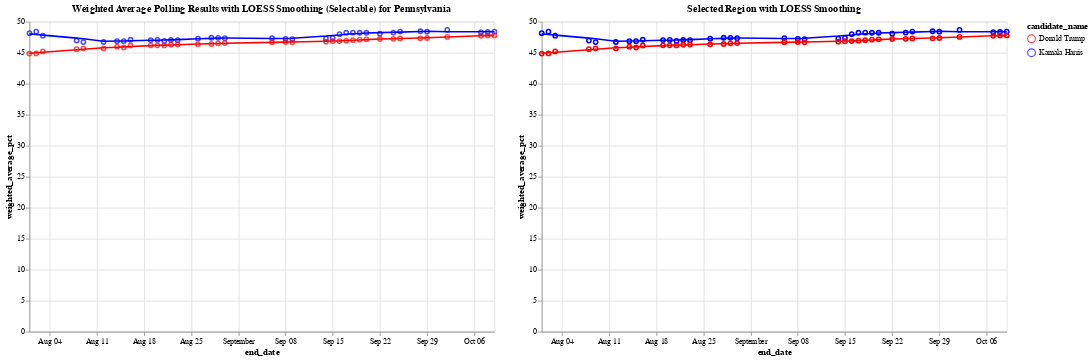

Write notebook code for a chart like this one.
### Code cell
# Define the color scale for the two candidates
color_scale = alt.Scale(domain=['Donald Trump', 'Kamala Harris'], range=['red', 'blue'])

# Step 1: Create a selection brush for the horizontal axis (end_date)
brush = alt.selection_interval(encodings=['x'])  # Brush selection on the x-axis

# Step 2: Create the base chart with points and LOESS smoothing (Chart 1)
base = alt.Chart(df_weighted_averages).mark_point().encode(
    x='end_date:T',
    y='weighted_average_pct:Q',
    color=alt.Color('candidate_name:N', scale=color_scale)
)

loess = base.transform_loess(
    'end_date', 'weighted_average_pct', groupby=['candidate_name'], bandwidth=0.3
).mark_line()

chart1 = (base + loess).add_params(
    brush  # Add the brush selection to Chart 1
).properties(
    title='Weighted Average Polling Results with LOESS Smoothing (Selectable) for Pennsylvania',
    width=600,
    height=400
)

# Step 3: Create the side-by-side chart that will show the selected region with tooltip

# Apply the same selection filter to both points and LOESS in chart2
selected_points = base.encode(
    opacity=alt.condition(brush, alt.value(1), alt.value(0)),  # Highlight only selected points
    tooltip=['end_date:T', 'candidate_name:N', 'weighted_average_pct:Q']  # Add tooltip for points
).transform_filter(
    brush  # Filter by brush selection
)

# Apply LOESS smoothing for the selected range
selected_loess = alt.Chart(df_weighted_averages).transform_loess(
    'end_date', 'weighted_average_pct', groupby=['candidate_name'], bandwidth=0.3
).mark_line().encode(
    x='end_date:T',
    y='weighted_average_pct:Q',
    color=alt.Color('candidate_name:N', scale=color_scale),
    tooltip=['end_date:T', 'candidate_name:N', 'weighted_average_pct:Q']
).transform_filter(
    brush  # Filter the LOESS line by the brush selection
)

# Combine selected points and LOESS for the second chart
chart2 = (selected_points + selected_loess).properties(
    title='Selected Region with LOESS Smoothing',
    width=600,
    height=400
)

# Combine the two charts side by side
final_chart = alt.hconcat(chart1, chart2)

# Display the final chart
final_chart.show()

### Figure 1 — Vega-Lite specification as saved in the notebook (floating-point values rounded to 4 significant figures)
{"config": {"view": {"continuousWidth": 300, "continuousHeight": 300}}, "hconcat": [{"layer": [{"mark": {"type": "point"}, "encoding": {"color": {"field": "candidate_name", "scale": {"domain": ["Donald Trump", "Kamala Harris"], "range": ["red", "blue"]}, "type": "nominal"}, "x": {"field": "end_date", "type": "temporal"}, "y": {"field": "weighted_average_pct", "type": "quantitative"}}, "name": "view_114"}, {"mark": {"type": "line"}, "encoding": {"color": {"field": "candidate_name", "scale": {"domain": ["Donald Trump", "Kamala Harris"], "range": ["red", "blue"]}, "type": "nominal"}, "x": {"field": "end_date", "type": "temporal"}, "y": {"field": "weighted_average_pct", "type": "quantitative"}}, "transform": [{"loess": "weighted_average_pct", "on": "end_date", "bandwidth": 0.3, "groupby": ["candidate_name"]}]}], "height": 400, "title": "Weighted Average Polling Results with LOESS Smoothing (Selectable) for Pennsylvania", "width": 600}, {"layer": [{"mark": {"type": "point"}, "encoding": {"color": {"field": "candidate_name", "scale": {"domain": ["Donald Trump", "Kamala Harris"], "range": ["red", "blue"]}, "type": "nominal"}, "opacity": {"condition": {"param": "param_114", "value": 1}, "value": 0}, "tooltip": [{"field": "end_date", "type": "temporal"}, {"field": "candidate_name", "type": "nominal"}, {"field": "weighted_average_pct", "type": "quantitative"}], "x": {"field": "end_date", "type": "temporal"}, "y": {"field": "weighted_average_pct", "type": "quantitative"}}, "transform": [{"filter": {"param": "param_114"}}]}, {"mark": {"type": "line"}, "encoding": {"color": {"field": "candidate_name", "scale": {"domain": ["Donald Trump", "Kamala Harris"], "range": ["red", "blue"]}, "type": "nominal"}, "tooltip": [{"field": "end_date", "type": "temporal"}, {"field": "candidate_name", "type": "nominal"}, {"field": "weighted_average_pct", "type": "quantitative"}], "x": {"field": "end_date", "type": "temporal"}, "y": {"field": "weighted_average_pct", "type": "quantitative"}}, "transform": [{"loess": "weighted_average_pct", "on": "end_date", "bandwidth": 0.3, "groupby": ["candidate_name"]}, {"filter": {"param": "param_114"}}]}], "height": 400, "title": "Selected Region with LOESS Smoothing", "width": 600}], "data": {"name": "data-3b0fd637ac346011e1402415d5ddf747"}, "params": [{"name": "param_114", "select": {"type": "interval", "encodings": ["x"]}, "views": ["view_114"]}], "$schema": "https://vega.github.io/schema/vega-lite/v5.20.1.json", "datasets": {"data-3b0fd637ac346011e1402415d5ddf747": [{"end_date": "2024-10-09T00:00:00", "candidate_id": 16661, "candidate_name": "Kamala Harris", "weighted_average_pct": 48.39}, {"end_date": "2024-10-09T00:00:00", "candidate_id": 16651, "candidate_name": "Donald Trump", "weighted_average_pct": 47.79}, {"end_date": "2024-10-08T00:00:00", "candidate_id": 16661, "candidate_name": "Kamala Harris", "weighted_average_pct": 48.34}, {"end_date": "2024-10-08T00:00:00", "candidate_id": 16651, "candidate_name": "Donald Trump", "weighted_average_pct": 47.76}, {"end_date": "2024-10-07T00:00:00", "candidate_id": 16661, "candidate_name": "Kamala Harris", "weighted_average_pct": 48.31}, {"end_date": "2024-10-07T00:00:00", "candidate_id": 16651, "candidate_name": "Donald Trump", "weighted_average_pct": 47.73}, {"end_date": "2024-10-02T00:00:00", "candidate_id": 16661, "candidate_name": "Kamala Harris", "weighted_average_pct": 48.68}, {"end_date": "2024-10-02T00:00:00", "candidate_id": 16651, "candidate_name": "Donald Trump", "weighted_average_pct": 47.55}, {"end_date": "2024-09-29T00:00:00", "candidate_id": 16661, "candidate_name": "Kamala Harris", "weighted_average_pct": 48.39}, {"end_date": "2024-09-29T00:00:00", "candidate_id": 16651, "candidate_name": "Donald Trump", "weighted_average_pct": 47.37}, {"end_date": "2024-09-28T00:00:00", "candidate_id": 16661, "candidate_name": "Kamala Harris", "weighted_average_pct": 48.46}, {"end_date": "2024-09-28T00:00:00", "candidate_id": 16651, "candidate_name": "Donald Trump", "weighted_average_pct": 47.32}, {"end_date": "2024-09-25T00:00:00", "candidate_id": 16661, "candidate_name": "Kamala Harris", "weighted_average_pct": 48.41}, {"end_date": "2024-09-25T00:00:00", "candidate_id": 16651, "candidate_name": "Donald Trump", "weighted_average_pct": 47.31}, {"end_date": "2024-09-24T00:00:00", "candidate_id": 16661, "candidate_name": "Kamala Harris", "weighted_average_pct": 48.24}, {"end_date": "2024-09-24T00:00:00", "candidate_id": 16651, "candidate_name": "Donald Trump", "weighted_average_pct": 47.24}, {"end_date": "2024-09-22T00:00:00", "candidate_id": 16661, "candidate_name": "Kamala Harris", "weighted_average_pct": 48.06}, {"end_date": "2024-09-22T00:00:00", "candidate_id": 16651, "candidate_name": "Donald Trump", "weighted_average_pct": 47.21}, {"end_date": "2024-09-20T00:00:00", "candidate_id": 16661, "candidate_name": "Kamala Harris", "weighted_average_pct": 48.22}, {"end_date": "2024-09-20T00:00:00", "candidate_id": 16651, "candidate_name": "Donald Trump", "weighted_average_pct": 47.16}, {"end_date": "2024-09-19T00:00:00", "candidate_id": 16661, "candidate_name": "Kamala Harris", "weighted_average_pct": 48.22}, {"end_date": "2024-09-19T00:00:00", "candidate_id": 16651, "candidate_name": "Donald Trump", "weighted_average_pct": 47.11}, {"end_date": "2024-09-18T00:00:00", "candidate_id": 16661, "candidate_name": "Kamala Harris", "weighted_average_pct": 48.23}, {"end_date": "2024-09-18T00:00:00", "candidate_id": 16651, "candidate_name": "Donald Trump", "weighted_average_pct": 47.03}, {"end_date": "2024-09-17T00:00:00", "candidate_id": 16661, "candidate_name": "Kamala Harris", "weighted_average_pct": 48.21}, {"end_date": "2024-09-17T00:00:00", "candidate_id": 16651, "candidate_name": "Donald Trump", "weighted_average_pct": 46.94}, {"end_date": "2024-09-16T00:00:00", "candidate_id": 16661, "candidate_name": "Kamala Harris", "weighted_average_pct": 47.99}, {"end_date": "2024-09-16T00:00:00", "candidate_id": 16651, "candidate_name": "Donald Trump", "weighted_average_pct": 46.88}, {"end_date": "2024-09-15T00:00:00", "candidate_id": 16661, "candidate_name": "Kamala Harris", "weighted_average_pct": 47.39}, {"end_date": "2024-09-15T00:00:00", "candidate_id": 16651, "candidate_name": "Donald Trump", "weighted_average_pct": 46.86}, {"end_date": "2024-09-14T00:00:00", "candidate_id": 16661, "candidate_name": "Kamala Harris", "weighted_average_pct": 47.27}, {"end_date": "2024-09-14T00:00:00", "candidate_id": 16651, "candidate_name": "Donald Trump", "weighted_average_pct": 46.78}, {"end_date": "2024-09-09T00:00:00", "candidate_id": 16661, "candidate_name": "Kamala Harris", "weighted_average_pct": 47.17}, {"end_date": "2024-09-09T00:00:00", "candidate_id": 16651, "candidate_name": "Donald Trump", "weighted_average_pct": 46.68}, {"end_date": "2024-09-08T00:00:00", "candidate_id": 16661, "candidate_name": "Kamala Harris", "weighted_average_pct": 47.23}, {"end_date": "2024-09-08T00:00:00", "candidate_id": 16651, "candidate_name": "Donald Trump", "weighted_average_pct": 46.72}, {"end_date": "2024-09-06T00:00:00", "candidate_id": 16661, "candidate_name": "Kamala Harris", "weighted_average_pct": 47.35}, {"end_date": "2024-09-06T00:00:00", "candidate_id": 16651, "candidate_name": "Donald Trump", "weighted_average_pct": 46.69}, {"end_date": "2024-08-30T00:00:00", "candidate_id": 16661, "candidate_name": "Kamala Harris", "weighted_average_pct": 47.34}, {"end_date": "2024-08-30T00:00:00", "candidate_id": 16651, "candidate_name": "Donald Trump", "weighted_average_pct": 46.56}, {"end_date": "2024-08-29T00:00:00", "candidate_id": 16661, "candidate_name": "Kamala Harris", "weighted_average_pct": 47.39}, {"end_date": "2024-08-29T00:00:00", "candidate_id": 16651, "candidate_name": "Donald Trump", "weighted_average_pct": 46.52}, {"end_date": "2024-08-28T00:00:00", "candidate_id": 16661, "candidate_name": "Kamala Harris", "weighted_average_pct": 47.41}, {"end_date": "2024-08-28T00:00:00", "candidate_id": 16651, "candidate_name": "Donald Trump", "weighted_average_pct": 46.41}, {"end_date": "2024-08-26T00:00:00", "candidate_id": 16661, "candidate_name": "Kamala Harris", "weighted_average_pct": 47.26}, {"end_date": "2024-08-26T00:00:00", "candidate_id": 16651, "candidate_name": "Donald Trump", "weighted_average_pct": 46.35}, {"end_date": "2024-08-23T00:00:00", "candidate_id": 16661, "candidate_name": "Kamala Harris", "weighted_average_pct": 47.03}, {"end_date": "2024-08-23T00:00:00", "candidate_id": 16651, "candidate_name": "Donald Trump", "weighted_average_pct": 46.31}, {"end_date": "2024-08-22T00:00:00", "candidate_id": 16661, "candidate_name": "Kamala Harris", "weighted_average_pct": 47.05}, {"end_date": "2024-08-22T00:00:00", "candidate_id": 16651, "candidate_name": "Donald Trump", "weighted_average_pct": 46.28}, {"end_date": "2024-08-21T00:00:00", "candidate_id": 16661, "candidate_name": "Kamala Harris", "weighted_average_pct": 46.91}, {"end_date": "2024-08-21T00:00:00", "candidate_id": 16651, "candidate_name": "Donald Trump", "weighted_average_pct": 46.18}, {"end_date": "2024-08-20T00:00:00", "candidate_id": 16661, "candidate_name": "Kamala Harris", "weighted_average_pct": 47.06}, {"end_date": "2024-08-20T00:00:00", "candidate_id": 16651, "candidate_name": "Donald Trump", "weighted_average_pct": 46.19}, {"end_date": "2024-08-19T00:00:00", "candidate_id": 16661, "candidate_name": "Kamala Harris", "weighted_average_pct": 47.04}, {"end_date": "2024-08-19T00:00:00", "candidate_id": 16651, "candidate_name": "Donald Trump", "weighted_average_pct": 46.19}, {"end_date": "2024-08-16T00:00:00", "candidate_id": 16661, "candidate_name": "Kamala Harris", "weighted_average_pct": 47.09}, {"end_date": "2024-08-16T00:00:00", "candidate_id": 16651, "candidate_name": "Donald Trump", "weighted_average_pct": 46.16}, {"end_date": "2024-08-15T00:00:00", "candidate_id": 16661, "candidate_name": "Kamala Harris", "weighted_average_pct": 46.87}, {"end_date": "2024-08-15T00:00:00", "candidate_id": 16651, "candidate_name": "Donald Trump", "weighted_average_pct": 45.84}, {"end_date": "2024-08-14T00:00:00", "candidate_id": 16661, "candidate_name": "Kamala Harris", "weighted_average_pct": 46.87}, {"end_date": "2024-08-14T00:00:00", "candidate_id": 16651, "candidate_name": "Donald Trump", "weighted_average_pct": 45.97}, {"end_date": "2024-08-12T00:00:00", "candidate_id": 16661, "candidate_name": "Kamala Harris", "weighted_average_pct": 46.73}, {"end_date": "2024-08-12T00:00:00", "candidate_id": 16651, "candidate_name": "Donald Trump", "weighted_average_pct": 45.69}, {"end_date": "2024-08-09T00:00:00", "candidate_id": 16661, "candidate_name": "Kamala Harris", "weighted_average_pct": 46.71}, {"end_date": "2024-08-09T00:00:00", "candidate_id": 16651, "candidate_name": "Donald Trump", "weighted_average_pct": 45.7}, {"end_date": "2024-08-08T00:00:00", "candidate_id": 16661, "candidate_name": "Kamala Harris", "weighted_average_pct": 46.96}, {"end_date": "2024-08-08T00:00:00", "candidate_id": 16651, "candidate_name": "Donald Trump", "weighted_average_pct": 45.56}, {"end_date": "2024-08-03T00:00:00", "candidate_id": 16661, "candidate_name": "Kamala Harris", "weighted_average_pct": 47.75}, {"end_date": "2024-08-03T00:00:00", "candidate_id": 16651, "candidate_name": "Donald Trump", "weighted_average_pct": 45.21}, {"end_date": "2024-08-02T00:00:00", "candidate_id": 16661, "candidate_name": "Kamala Harris", "weighted_average_pct": 48.39}, {"end_date": "2024-08-02T00:00:00", "candidate_id": 16651, "candidate_name": "Donald Trump", "weighted_average_pct": 44.88}, {"end_date": "2024-08-01T00:00:00", "candidate_id": 16661, "candidate_name": "Kamala Harris", "weighted_average_pct": 48.15}, {"end_date": "2024-08-01T00:00:00", "candidate_id": 16651, "candidate_name": "Donald Trump", "weighted_average_pct": 44.86}, {"end_date": "2024-07-30T00:00:00", "candidate_id": 16661, "candidate_name": "Kamala Harris", "weighted_average_pct": null}, {"end_date": "2024-07-30T00:00:00", "candidate_id": 16651, "candidate_name": "Donald Trump", "weighted_average_pct": null}, {"end_date": "2024-07-29T00:00:00", "candidate_id": 16661, "candidate_name": "Kamala Harris", "weighted_average_pct": null}, {"end_date": "2024-07-29T00:00:00", "candidate_id": 16651, "candidate_name": "Donald Trump", "weighted_average_pct": null}, {"end_date": "2024-07-28T00:00:00", "candidate_id": 16661, "candidate_name": "Kamala Harris", "weighted_average_pct": null}, {"end_date": "2024-07-28T00:00:00", "candidate_id": 16651, "candidate_name": "Donald Trump", "weighted_average_pct": null}]}}
